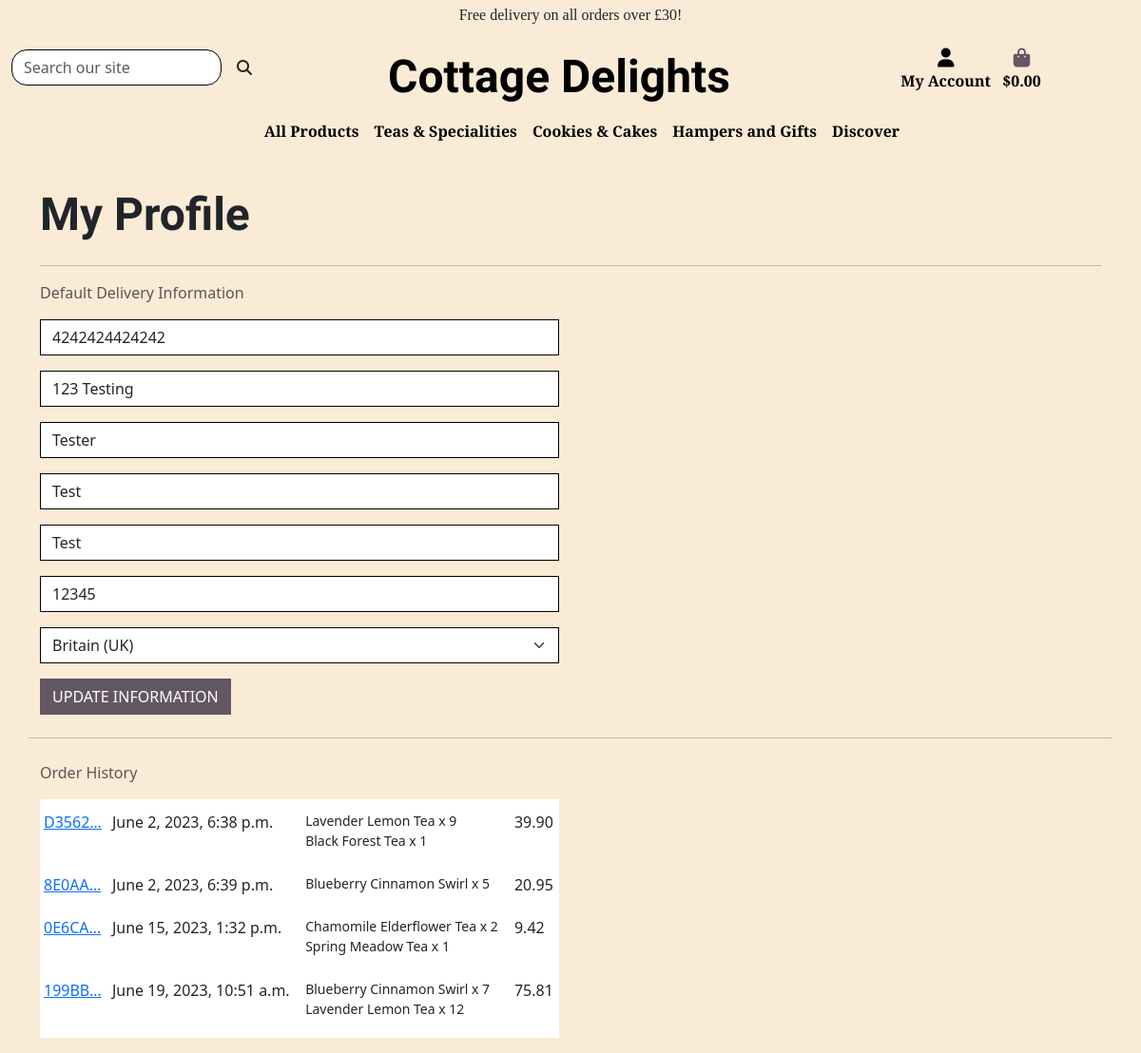
Screenshot of /userprofile/ (signed in) with the database file from the repository.
### userprofile/models.py (models this page shows, shortened)
class UserProfile(models.Model):
    user = models.OneToOneField(User, on_delete=models.CASCADE)
    default_phone_number = models.CharField(
        max_length=20, null=True, blank=True)
    default_address_line_1 = models.CharField(
        max_length=80, null=True, blank=True)
    default_address_line_2 = models.CharField(
        max_length=80, null=True, blank=True)
    default_town_city = models.CharField(max_length=40, null=True, blank=True)
    default_county = models.CharField(max_length=80, null=True, blank=True)
    default_postcode = models.CharField(max_length=20, null=True, blank=True)
    default_country = CountryField(
        blank_label='Country', null=True, blank=True)

### checkout/models.py (models this page shows, shortened)
class OrderRecord(models.Model):
    order_number = models.CharField(max_length=50, null=False, editable=False)
    userprofile = models.ForeignKey(
        UserProfile, on_delete=models.SET_NULL,
        null=True, blank=True, related_name='orders')
    full_name = models.CharField(max_length=65, null=False, blank=False)
    email = models.EmailField(max_length=300, null=False, blank=False)
    phone_number = models.CharField(max_length=20, null=True, blank=True)
    address_line_1 = models.CharField(max_length=80, null=False, blank=False)
    address_line_2 = models.CharField(max_length=80, null=True, blank=True)
    town_city = models.CharField(max_length=40, null=False, blank=False)
    county = models.CharField(max_length=40, null=True, blank=True)
    country = CountryField(blank_label='Country *', null=False, blank=False)
    postcode = models.CharField(max_length=10, null=False, blank=False)
    shopping_cart = models.TextField(null=False, blank=False, default='')
    order_total = models.DecimalField(
        max_digits=10, decimal_places=2, null=False, default=0)
    delivery_cost = models.DecimalField(
        max_digits=6, decimal_places=2, null=False, default=0)
    grand_total = models.DecimalField(
        max_digits=10, decimal_places=2, default=0)
    date = models.DateTimeField(auto_now_add=True)
    stripe_pid = models.CharField(
        max_length=254, null=False, blank=False, default='')

class OrderLineItem(models.Model):
    order = models.ForeignKey(
        OrderRecord, null=False, blank=False,
        on_delete=models.CASCADE, related_name='lineitems')
    product = models.ForeignKey(
        Product, null=False, blank=False, on_delete=models.CASCADE)
    quantity = models.IntegerField(null=False, blank=False, default=0)
    lineitem_total = models.DecimalField(
        max_digits=6, decimal_places=2,
        null=False, blank=False, editable=False)

### products/models.py (models this page shows, shortened)
class Product(models.Model):
    category = models.ForeignKey(
        'category', null=True, blank=True, on_delete=models.SET_NULL)
    sku = models.CharField(max_length=100)
    name = models.CharField(max_length=250, null=True, blank=True)
    description = models.TextField()
    ingredients = models.CharField(max_length=450)
    weight = models.CharField(max_length=10, null=True, blank=True)
    storage = models.TextField(null=True, blank=True)
    price = models.DecimalField(max_digits=6, decimal_places=2)
    rating = models.DecimalField(
        max_digits=6, decimal_places=2, null=True, blank=True)
    image_url = models.URLField(max_length=1024, null=True, blank=True)
    image = models.ImageField(null=True, blank=True)

### userprofile/views.py (the view)
# urls.py: path('userprofile/', include('userprofile.urls')),
@login_required
def userprofile(request):
    profile = get_object_or_404(UserProfile, user=request.user)
    if request.method == 'POST':
        form = UserProfileForm(request.POST, instance=profile)
        if form.is_valid():
            form.save()
            messages.success(request, 'Profile updated successfully')
        else:
            messages.error(request,
                           ('Update failed. Please ensure '
                            'the form is valid.'))
    else:
        form = UserProfileForm(instance=profile)
    orders = profile.orders.all()
    template = 'userprofile/profile.html'
    context = {
        'form': form,
        'orders': orders,
        'on_profile_page': True
    }
    return render(request, template, context)

### userprofile/forms.py
class UserProfileForm(forms.ModelForm):
    class Meta:
        model = UserProfile
        exclude = ('user',)
    def __init__(self, *args, **kwargs):
        super().__init__(*args, **kwargs)
        placeholders = {
            'default_phone_number': 'Phone Number',
            'default_postcode': 'Postal Code',
            'default_town_city': 'Town or City',
            'default_address_line_1': 'Address Line 1',
            'default_address_line_2': 'Address Line 2',
            'default_county': 'County or State',
            'default_country': 'Country',
        }
        self.fields['default_phone_number'].widget.attrs['autofocus'] = True
        for field in self.fields:
            if field != 'default_country':
                if self.fields[field].required:
                    placeholder = f'{placeholders[field]} *'
                else:
                    placeholder = placeholders[field]
                self.fields[field].widget.attrs['placeholder'] = placeholder
            self.fields[field].widget.attrs[
                'class'] = 'border-black rounded-0 profile-form-input'
            self.fields[field].label = False

### cart/contexts.py (called while the page is built, shortened)
def cart_contents(request):
    cart_items = []
    order_total = 0
    product_quant = 0
    cart = request.session.get('cart', {})
    if order_total < settings.FREE_DELIVERY_THRESHOLD:
        delivery = order_total * Decimal(
            settings.STANDARD_DELIVERY_PERCENTAGE / 100)
        free_delivery_delta = settings.FREE_DELIVERY_THRESHOLD - order_total
    else:
        delivery = 0
        free_delivery_delta = 0
    grand_total = delivery + order_total
    context = {
        'cart_items': cart_items,
        'order_total': order_total,
        'product_quant': product_quant,
        'delivery': delivery,
        'free_delivery_delta': free_delivery_delta,
        'free_delivery_threshold': settings.FREE_DELIVERY_THRESHOLD,
        'grand_total': grand_total,
    }
    return context

### userprofile/templates/userprofile/profile.html (shortened to what this page needs)
{% extends "base.html" %}
{% load static %}
{% block page_header %}
    <div class="container header-container">
    </div>
{% endblock %}
{% block content %}
    <div class="overlay"></div>
    <div class="container profilecontainer">
        <div class="row">
            <div class="col">
                <h2 class="logo-font mb-4">My Profile</h2>
                <hr>
            </div>
        </div>
        <div class="row">
            <div class="col-12 col-lg-6">
                <p class="text-muted">Default Delivery Information</p>
                <form class="mt-3" action="{% url 'userprofile' %}" method="POST" id="profile-update-form">
                    {{ form|crispy }}
                    <button class="btn btn-black rounded-0 text-uppercase float-right">Update Information</button>
                </form>
            </div>
            <hr class="my-4">
            <div class="col-12 col-lg-6">
                <p class="text-muted">Order History</p>
                <div class="order-history table-responsive">
                    <table class="table table-sm table-borderless">
                        <thead>
                            <tr>
                                <th></th>
                                <th></th>
                                <th></th>
                                <th></th>
                            </tr>
                        </thead>
                        <tbody>
                            {% for order in orders %}
                            <tr>
                                <td>
                                    <a href="{% url 'order_history' order.order_number %}" title="{{ order.order_number }}">{{ order.order_number|truncatechars:6 }}</a>
                                </td>
                                <td>{{ order.date }}</td>
                                <td>
                                    <ul class="list-unstyled">
                                        {% for item in order.lineitems.all %}
                                        <li class="small">
                                        {{ item.product.name }} x {{ item.quantity }}
                                        </li>
                                        {% endfor %}
                                    </ul>
                                </td>
                                <td>{{ order.grand_total }}</td>
                            </tr>
                            {% endfor %}
                        </tbody>
                    </table>
                </div>
            </div>
        </div>
    </div>
{% endblock %}

### static/css/base.css (style rules this page uses)
html { height: 100%; margin: 0; padding: 0; width: 100%; }
body { width: 100%; background-image: url('/media/elaine-howlin-FEpNmWh1fMc-unsplash-min.jpg'); background-repeat: no-repeat; background-size: cover; background-color: rgb(247, 235, 235); height: calc(76vh - 164px); }
.overlay { height: 100%; width: 100%; background-color: antiquewhite; z-index: -1; top: 0; left: 0; position: fixed; }
.header-container { padding-top: 164px; width: 100%; }
h2.logo-font { font-family: 'Dancing Script', serif; font-weight: 700; font-size: 3em; }
a.btn-black, button.btn-black, input.btn-black, a.editbutton, span.btn-black { background: rgb(99, 87, 100); color: white; text-decoration: none; }
@media (min-width: 768px) { .container { width: 100%; } }
@media (min-width: 992px) { .header-container { padding-top: 164px; } }
@media screen and (min-width: 768px) and (max-width: 1755px) { html { width: 100%; } }
@media screen and (min-width: 768px) and (max-width: 1755px) { body { width: 100%; } }
@media screen and (min-width: 768px) and (max-width: 1755px) { div.container { width: 100%; } }

### rows the page displays
UserProfile: default_phone_number "4242424424242", default_address_line_1 "123 Testing", default_address_line_2 "Tester", default_town_city "Test", default_county "Test", default_postcode "12345", default_country "Britain (UK)"
OrderRecord: order_number "D3562…", date "June 2, 2023, 6:38 p.m.", grand_total "39.90"
OrderLineItem: product.name "Lavender Lemon Tea", quantity "9"
OrderLineItem: product.name "Black Forest Tea", quantity "1"
OrderRecord: order_number "8E0AA…", date "June 2, 2023, 6:39 p.m.", grand_total "20.95"
OrderLineItem: product.name "Blueberry Cinnamon Swirl", quantity "5"
OrderRecord: order_number "0E6CA…", date "June 15, 2023, 1:32 p.m.", grand_total "9.42"
OrderLineItem: product.name "Chamomile Elderflower Tea", quantity "2"
OrderLineItem: product.name "Spring Meadow Tea", quantity "1"
OrderRecord: order_number "199BB…", date "June 19, 2023, 10:51 a.m.", grand_total "75.81"
OrderLineItem: product.name "Blueberry Cinnamon Swirl", quantity "7"
OrderLineItem: product.name "Lavender Lemon Tea", quantity "12"

### other values shown
{{ free_delivery_threshold }} "30"
